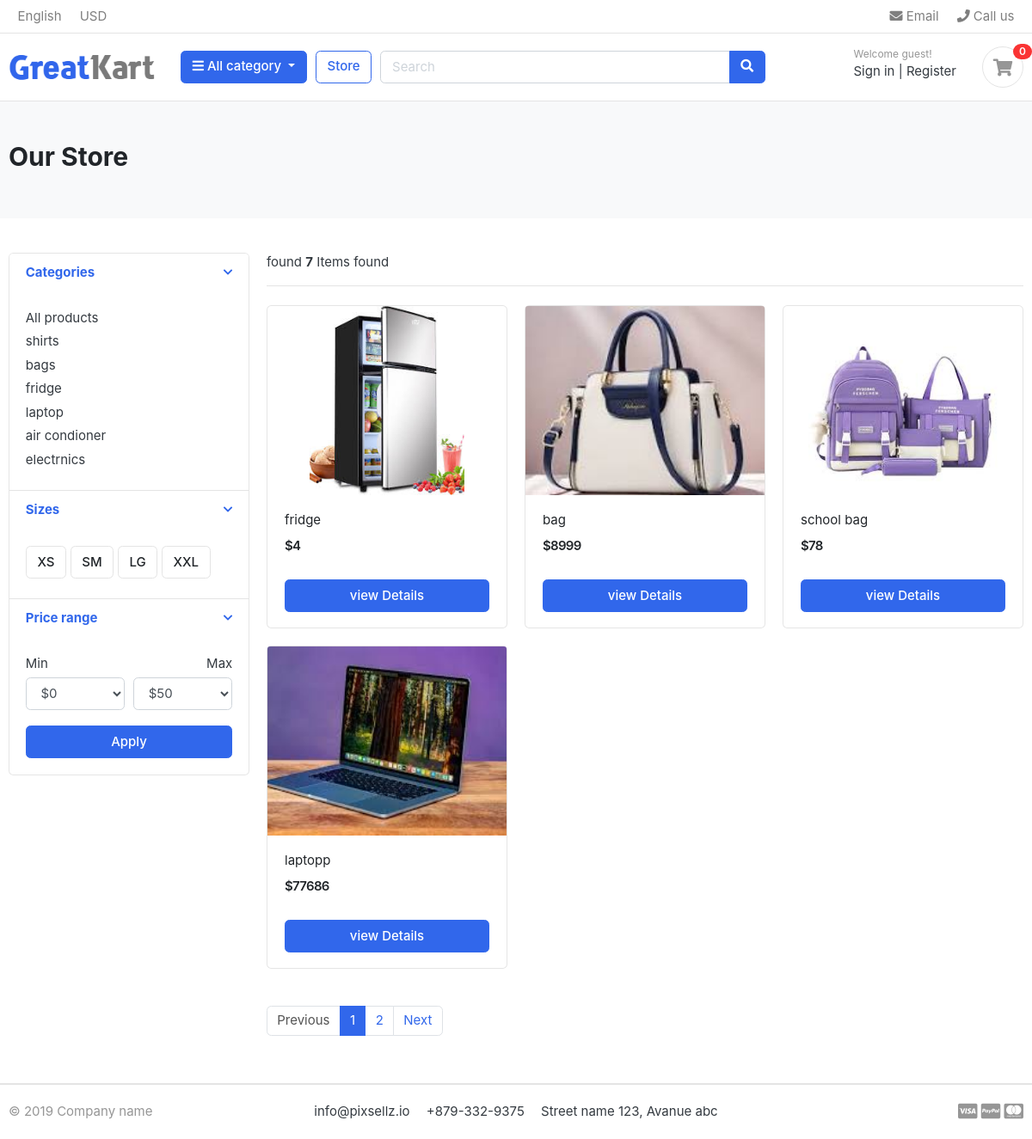
/store/, run on the app's committed database.
### category/models.py (models this page shows, shortened)
class Category(models.Model):
    category_name=models.CharField(max_length=50,unique=True)
    slug=models.SlugField(max_length=100,unique=True)
    description=models.TextField(max_length=250,blank=True)
    cat_image=models.ImageField(upload_to='categories',blank=True)
    class Meta:
        verbose_name='category'
        verbose_name_plural='categories' # without this the in a admin panel its name is the categorys 's'
    def get_url(self):
        return reverse('products_by_category',args=[self.slug])

### store/models.py (models this page shows, shortened)
class Product(models.Model):
    product_name=models.CharField(max_length=200,unique=True)
    slug=models.SlugField(max_length=255,unique=True)
    description=models.TextField(max_length=500,blank=True)
    price=models.IntegerField()
    image=models.ImageField(upload_to='products')
    stock=models.IntegerField()
    is_available=models.BooleanField(default=True)
    category=models.ForeignKey(Category,on_delete=models.CASCADE)
    created_date=models.DateTimeField(auto_now_add=True)
    modified_date=models.DateTimeField(auto_now_add=True)
    def get_url(self):
        return reverse('product_detail',args=[self.category.slug,self.slug]) # self.slug means that product slug

### store/views.py (the view)
# urls.py: path('store/', include('store.urls')),
def store(request, category_slug=None):
    categories = None
    products = None
    if category_slug is not None:
        categories = get_object_or_404(Category, slug=category_slug)
        products = Product.objects.filter(category=categories, is_available=True)# only shows that products that is the available
        paginator=Paginator(products,2)
        page=request.GET.get('page') # page=2
        paged_products=paginator.get_page(page)
        product_count = products.count() # this is used to count the the how many products are in a browser
    else:
        products = Product.objects.filter(is_available=True).order_by('id')
        paginator=Paginator(products,4)
        page=request.GET.get('page') # page=2
        paged_products=paginator.get_page(page)
        product_count = products.count()
    context = {
        'products': paged_products,
        'product_count': product_count,
    }
    return render(request, 'store.html', context)

### carts/context_processor.py (called while the page is built)
def counter(request):
    cart_count=0
    if 'admin' in request.path:
        return{}
    else:
        try:
            cart=Cart.objects.filter(cart_id=_cart_id(request))
            cart_items=CartItem.objects.all().filter(cart=cart[:1])
            for cart_item in cart_items:
                cart_count+=cart_item.quantity
        except Cart.DoesNotExist:
            cart_count=0
    return dict(cart_count=cart_count)

### carts/views.py (called while the page is built)
def _cart_id(request):  # _private function
    cart = request.session.session_key
    if not cart:
        cart = request.session.create()
    return cart

### category/context_processor.py (called while the page is built)
def menu_links(request):
    links=Category.objects.all()
    return dict(links=links)

### store/templates/store.html (shortened to what this page needs)
{% extends 'base.html' %}
{% load static %}
{% block content %}
<section class="section-pagetop bg">
<div class="container">
	{% if 'search' in request.path %}
	<h2 class="title-page">Search Result</h2>
	{% else %}
	<h2 class="title-page">Our Store</h2>
	{% endif %}
</div>
</section>
<section class="section-content padding-y">
<div class="container">
<div class="row">
	<aside class="col-md-3">
<div class="card">
	<article class="filter-group">
		<header class="card-header">
			<a href="#" data-toggle="collapse" data-target="#collapse_1" aria-expanded="true" class="">
				<i class="icon-control fa fa-chevron-down"></i>
				<h6 class="title">Categories</h6>
			</a>
		</header>
		<div class="filter-content collapse show" id="collapse_1" style="">
			<div class="card-body">
				<ul class="list-menu">
				<li><a href="{% url 'store'%}">All products </a></li>
				{% for category in links %}
				<li><a href="{{category.get_url}}">{{category.category_name}}</a></li>
				{% endfor %}
				</ul>
			</div>
		</div>
	</article>
	<article class="filter-group">
		<header class="card-header">
			<a href="#" data-toggle="collapse" data-target="#collapse_4" aria-expanded="true" class="">
				<i class="icon-control fa fa-chevron-down"></i>
				<h6 class="title">Sizes </h6>
			</a>
		</header>
		<div class="filter-content collapse show" id="collapse_4" style="">
			<div class="card-body">
			  <label class="checkbox-btn">
			    <span class="btn btn-light"> XS </span>
			  </label>
			  <label class="checkbox-btn">
			    <span class="btn btn-light"> SM </span>
			  </label>
			  <label class="checkbox-btn">
			    <span class="btn btn-light"> LG </span>
			  </label>
			  <label class="checkbox-btn">
			    <span class="btn btn-light"> XXL </span>
			  </label>
		</div>
		</div>
	</article>
	<article class="filter-group">
		<header class="card-header">
			<a href="#" data-toggle="collapse" data-target="#collapse_3" aria-expanded="true" class="">
				<i class="icon-control fa fa-chevron-down"></i>
				<h6 class="title">Price range </h6>
			</a>
		</header>
		<div class="filter-content collapse show" id="collapse_3" style="">
			<div class="card-body">
				<div class="form-row">
				<div class="form-group col-md-6">
				  <label>Min</label>
				  	<select class="mr-2 form-control">
						<option value="0">$0</option>
					</select>
				</div>
				<div class="form-group text-right col-md-6">
				  <label>Max</label>
				  	<select class="mr-2 form-control">
						<option value="50">$50</option>
					</select>
				</div>
				</div>
				<button class="btn btn-block btn-primary">Apply</button>
			</div>
		</div>
	</article>
</div>
	</aside>
	<main class="col-md-9">
<header class="border-bottom mb-4 pb-3">
		<div class="form-inline">
			<span class="mr-md-auto">found <b>{{product_count}}</b> Items found </span>
		</div>
</header>
<div class="row">
	{% if products %}
	{% for product in products %}
	<div class="col-md-4">
		<figure class="card card-product-grid">
			<div class="img-wrap">
				<a href="{{ product.get_url }}">
                <img src="{{ product.image.url }}" alt="{{ product.product_name }}">
                </a>
			</div>
			<figcaption class="info-wrap">
				<div class="fix-height">
					<a href="{{product.get_url}}" class="title">{{product.product_name}}</a>
					<div class="price-wrap mt-2">
						<span class="price">${{product.price}}</span>
					</div>
				</div>
				<a href="{{product.get_url}}" class="btn btn-block btn-primary">view Details </a>
			</figcaption>
		</figure>
	</div>
	{% endfor %}
	{% else %}
	<div>
		<h2>NO result found.please try again</h2>
	</div>
	{% endif %}
</div>
<nav class="mt-4" aria-label="Page navigation sample">
	{% if products.has_other_pages %}
  <ul class="pagination">
	{% if products.has_previous %}
    <li class="page-item "><a class="page-link" href="?page={{products.previous_page_number}}">Previous</a></li>
    {% else %}
	<li class="page-item disabled"><a class="page-link" href="#">Previous</a></li>
	{% endif %}
    {% for i in products.paginator.page_range %}
	{% if products.number == i %}
    <li class="page-item active"><a class="page-link" href="#">{{i}}</a></li>
	{% else %}
	<li class="page-item "><a class="page-link" href="?page={{i}}">{{i}}</a></li>
    {% endif %}
	{% endfor %}
	{% if products.has_next %}
    <li class="page-item"><a class="page-link" href="?page={{products.next_page_number}}">Next</a></li>
	{% else %}
	 <li class="page-item disabled "><a class="page-link" href="#">Next</a></li>
	 {% endif %}
  </ul>
  {% endif %}
</nav>
	</main>
</div>
</div>
</section>
{% endblock %}

### store/static/css/ui.css (style rules this page uses)
html { font-family: "Inter", sans-serif; font-size: 15px; }
.img-wrap { text-align: center; display: block; }
.img-wrap img { max-width: 100%; }
.price-wrap { letter-spacing: -0.7px; }
.padding-y { padding-top: 40px; padding-bottom: 40px; }
figure { margin-bottom: 0; }
article:after, .form-group:after { display: block; clear: both; content: ""; }
.bg { background-color: #f8f9fa; }
.title-page { color: #212529; }
.btn-light { background-color: #fff; border-color: #e4e4e4; }
[class*=list-] li:after { visibility: hidden; display: block; content: ""; overflow: hidden; height: 0; clear: both; }
.list-menu { list-style: none; margin: 0; padding-left: 0; }
.list-menu li { margin-bottom: 5px; }
.list-menu a { color: #343a40; }
[class*=card-product] a.title { color: #212529; display: block; }
[class*=card-product] .img-wrap { overflow: hidden; position: relative; }
[class*=card-product] .img-wrap img { height: 100%; max-width: 100%; width: auto; display: inline-block; -o-object-fit: cover; object-fit: cover; }
.card-product-grid { margin-bottom: 20px; }
.card-product-grid .img-wrap { border-radius: 0.2rem 0.2rem 0 0; height: 220px; }
.card-product-grid .info-wrap { overflow: hidden; padding: 18px 20px; }
.card-product-grid .fix-height { height: 80px; overflow: hidden; }
.card .img-wrap { overflow: hidden; }
.price { font-weight: 600; color: #212529; }
.icon-control { margin-top: 5px; float: right; font-size: 80%; }
.card-header .title { margin-bottom: 0; line-height: 1.5; }
.filter-group { border-bottom: 1px solid #e4e4e4; }
.filter-group .card-header { border-bottom: 0; }
.filter-group:last-child { border-bottom: 0; }
.checkbox-btn { position: relative; }
.section-pagetop { padding: 45px 0; }

### data on the page
Category: category_name "shirts"
Category: category_name "bags"
Category: category_name "fridge"
Category: category_name "laptop"
Category: category_name "air condioner"
Category: category_name "electrnics"
Product: image (picture), product_name "fridge", price "4"
Product: image (picture), product_name "bag", price "8999"
Product: image (picture), product_name "school bag", price "78"
Product: image (picture), product_name "laptopp", price "77686"

### other printed values
{{ cart_count }} "0"
{{ product_count }} "7"
{{ i }} "1"
{{ i }} "2"
